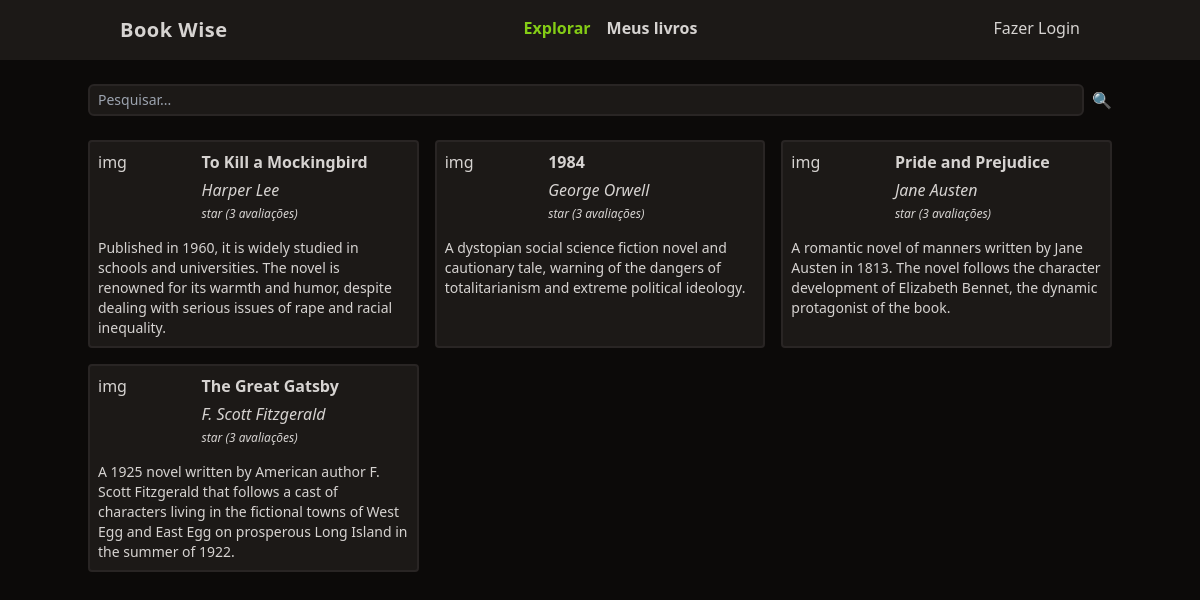
The page / on the database its author committed.
### tables this page shows
CREATE TABLE books (
  id integer primary key,
  user_id INTEGER,
  title VARCHAR(255),
  author VARCHAR(200),
  description TEXT, 
  year integer,
  FOREIGN KEY(user_id) REFERENCES users(id) ON DELETE CASCADE
);

### functions.php (called while the page is built, shortened)
<?php
function view($view, $data = []): void
{
    require "views/components/head.php";
}

### controllers/index.controller.php (called while the page is built)
<?php
$db = new BD();
$books = $db->books();
view('index', compact('books'));

### routes.php (called while the page is built, shortened)
<?php
$controller = str_replace('/', '', parse_url($_SERVER['REQUEST_URI'])['path']);
if(!$controller) $controller = 'index';
require "controllers/{$controller}.controller.php";

### index.php (called while the page is built)
<?php
require 'database.php';
require 'functions.php';
require 'routes.php';

### database.php (called while the page is built)
<?php
class BD {
    public function books(): array
    {
        $db = new PDO('sqlite:database.sqlite');
        $query = $db->query('SELECT * FROM books');
        return $query->fetchAll();
    }
}

### views/index.view.php (the view)
<form class="w-full flex space-x-2 mt-6">
    <input
        type="text"
        class="border-stone-800 border-2 rounded-md bg-stone-900 text-sm focus:outline-none px-2 py-1 w-full"
        placeholder="Pesquisar..."
        name="search"
    >
    <button type="submit">🔍</button>
</form>
<section class="grid gap-4 grid-cols-1 md:grid-cols-2 lg:grid-cols-3">
    <?php global $books;
    foreach($books as $book): ?>
        <div class="p-2 rounded border-stone-800 bg-stone-900 border-2">
            <div class="flex">
                <div class="w-1/3">
                    img
                </div>
                <div class="space-y-1">
                    <a
                        href="/book?id=<?= $book['id'] ?>"
                        class="font-semibold hover:underline"
                    >
                        <?= $book['title'] ?>
                    </a>
                    <div class="font-xs italic">
                        <?= $book['author'] ?>
                    </div>
                    <div class="text-xs italic">
                        star (3 avaliações)
                    </div>
                </div>
            </div>
            <div class="text-sm mt-4">
                <?= $book['description'] ?>
            </div>
        </div>
    <?php endforeach; ?>
</section>

### views/components/head.php (shortened to what this page needs)
<!doctype html>
<html lang="pt-br">
<head>
    <script src="https://cdn.tailwindcss.com"></script>
</head>
<body class="bg-stone-950 text-stone-300">
<header class="bg-stone-900">
    <nav class="mx-auto max-w-screen-lg flex justify-between px-8 py-4">
        <a href="/index.php" class="font-bold text-xl tracking-wide">Book Wise</a>
        <ul class="flex space-x-4 font-bold">
            <li>
                <a href="/" class="text-lime-500">Explorar</a>
            </li>
            <li>
                <a href="/my-books.php" class="hover:underline">Meus livros</a>
            </li>
        </ul>
        <ul>
            <li>
                <a href="/login" class="hover:underline">Fazer Login</a>
            </li>
        </ul>
    </nav>
</header>
    <main class="mx-auto max-w-screen-lg space-y-6">
        <?php require 'views/' . $view . '.view.php'; ?>
    </main>
</body>
</html>

### rows shown on the page
books: title "To Kill a Mockingbird", author "Harper Lee", description "Published in 1960, it is widely studied in schools and universities. The novel is renowned for its warmth and humor, despite dealing with serious issues of rape and racial inequality."
books: title "1984", author "George Orwell", description "A dystopian social science fiction novel and cautionary tale, warning of the dangers of totalitarianism and extreme political ideology."
books: title "Pride and Prejudice", author "Jane Austen", description "A romantic novel of manners written by Jane Austen in 1813. The novel follows the character development of Elizabeth Bennet, the dynamic protagonist of the book."
books: title "The Great Gatsby", author "F. Scott Fitzgerald", description "A 1925 novel written by American author F. Scott Fitzgerald that follows a cast of characters living in the fictional towns of West Egg and East Egg on prosperous Long Island in the summer of 1922."
